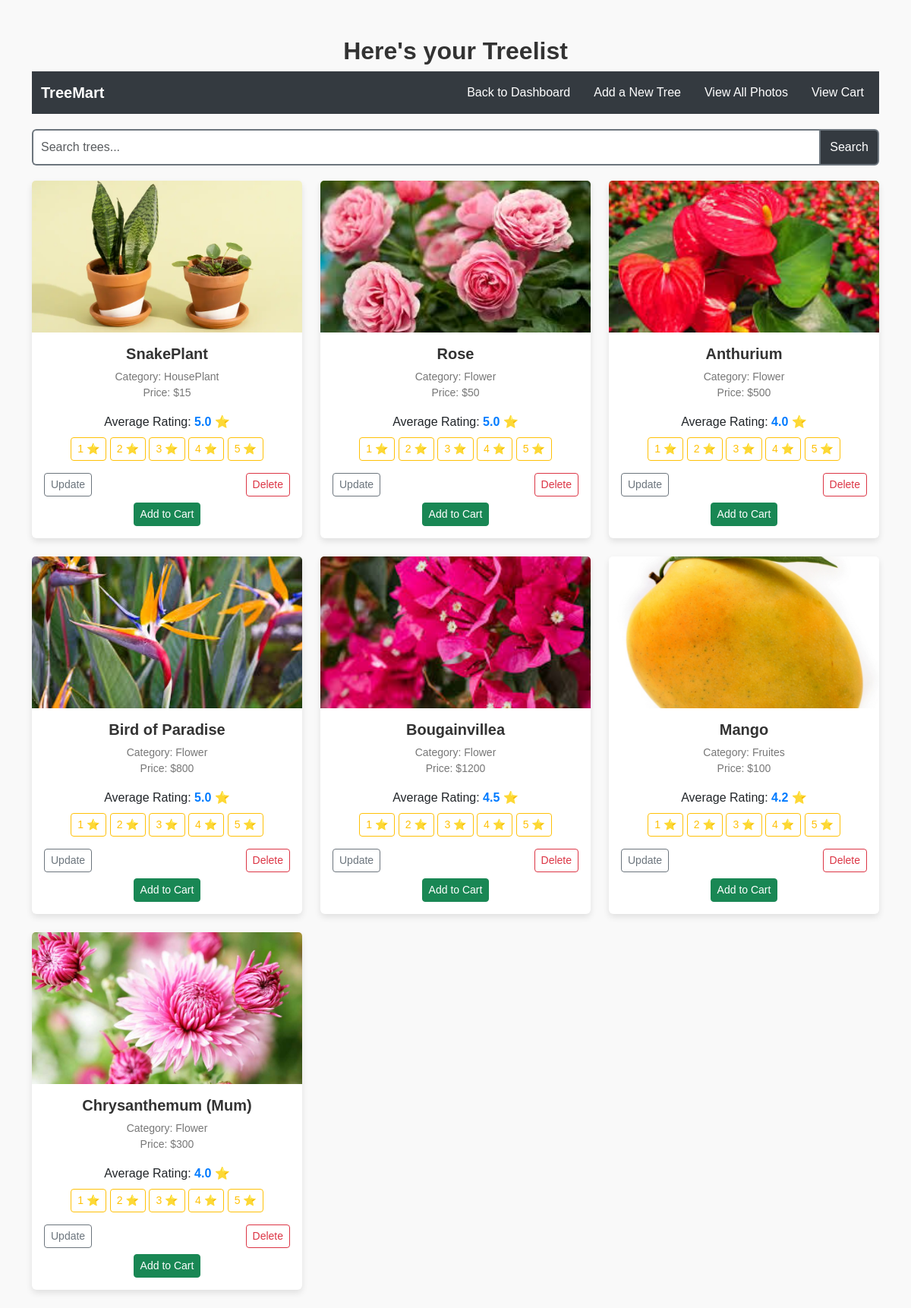
The app's page /trees/ with its own data.
### trees/models.py (models this page shows, shortened)
class Tree(models.Model):
    SEASON_CHOICES = [
        ('summer', 'Summer'),
        ('winter', 'Winter'),
        ('spring', 'Spring'),
        ('autumn', 'Autumn'),
        ('other', 'Other'),
    ]
    name = models.CharField(max_length=100)
    category = models.CharField(max_length=100)
    price = models.IntegerField(default=0)
    season = models.CharField(max_length=20, choices=SEASON_CHOICES, default='other')
    description = models.TextField(blank=True, null=True)
    care_tips = models.TextField(blank=True, null=True)
    image = models.ImageField(upload_to='tree_images/', null=True, blank=True)
    total_rating = models.IntegerField(default=0)
    num_ratings = models.IntegerField(default=0)
    @property
    def average_rating(self):
        if self.num_ratings == 0:
            return 0
        return round(self.total_rating / self.num_ratings, 1)

### trees/views.py (the view)
# urls.py: path('', views.tree_list, name='tree_list'),
def tree_list(request):
    query = request.GET.get('q', '')  # Get the search query from the request
    if query:
        trees = Tree.objects.filter(name__icontains=query)  # Filter trees by name
    else:
        trees = Tree.objects.all()  # If no query, show all trees
    context = {
        'trees': trees,
        'query': query,
    }
    return render(request, 'tree.html', context)

### templates/tree.html (shortened to what this page needs)
<!DOCTYPE html>
<html lang="en">
<head>
    <link rel="stylesheet" href="https://cdnjs.cloudflare.com/ajax/libs/bootstrap/5.3.0/css/bootstrap.min.css">
</head>
<body style="background-color: #f9f9f9; font-family: Arial, sans-serif;">
    <div class="container mt-5">
        <h2 class="text-center" style="color: #333; font-weight: bold;">Here's your Treelist</h2>
        <nav class="navbar navbar-expand-lg" style="background-color: #343a40; margin-bottom: 20px;">
            <div class="container-fluid">
                <a class="navbar-brand text-white" href="{% url 'homepage' %}" style="font-weight: bold;">TreeMart</a>
                <div class="navbar-nav">
                    <a class="nav-link text-white" href="{% url 'homepage' %}" style="margin-right: 15px;">Back to Dashboard</a>
                    <a class="nav-link text-white" href="{% url 'create-tree' %}" style="margin-right: 15px;">Add a New Tree</a>
                    <a class="nav-link text-white" href="{% url 'tree_list' %}" style="margin-right: 15px;">View All Photos</a>
                    <a class="nav-link text-white" href="{% url 'view_cart' %}">View Cart</a>
                </div>
            </div>
        </nav>
        <form method="GET" action="{% url 'tree_list' %}" style="margin-bottom: 20px;">
            <div class="input-group">
                <input type="text" name="q" class="form-control" placeholder="Search trees..." value="{{ request.GET.q }}"
                    style="border: 2px solid #6c757d; border-right: none; padding: 10px;">
                <button class="btn btn-primary" type="submit" style="border: 2px solid #6c757d; background-color: #343a40;">Search</button>
            </div>
        </form>
        <div class="row">
            {% for tree in trees %}
            <div class="col-md-4 mb-4">
                <div class="card" style="box-shadow: 0 4px 8px rgba(0,0,0,0.1); border: none;">
                    <img src="{{ tree.image.url }}" class="card-img-top" alt="{{ tree.name }}" style="height: 200px; object-fit: cover;">
                    <div class="card-body" style="text-align: center;">
                        <h5 class="card-title" style="color: #333; font-weight: bold;">{{ tree.name }}</h5>
                        <p class="card-text" style="color: #777; font-size: 14px;">
                            Category: {{ tree.category }} <br>
                            Price: ${{ tree.price }}
                        </p>
                        <p class="mb-2">
                            Average Rating:
                            <span id="average-rating-{{ tree.id }}" style="font-weight: bold; color: #007bff;">
                                {{ tree.average_rating }}
                            </span>
                            ⭐
                        </p>
                        <div>
                            {% for star in "12345" %}
                                <button
                                    class="btn btn-outline-warning btn-sm"
                                    onclick="rateTree({{ tree.id }}, {{ forloop.counter }})">
                                    {{ forloop.counter }} ⭐
                                </button>
                            {% endfor %}
                        </div>
                        <div class="d-flex justify-content-between mt-3">
                            <a href="{% url 'update-tree' tree.id %}" class="btn btn-outline-secondary btn-sm">Update</a>
                            <a href="{% url 'delete-tree' tree.id %}" class="btn btn-outline-danger btn-sm">Delete</a>
                        </div>
                        <a href="{% url 'add-to-cart' tree.id %}" class="btn btn-success btn-sm mt-2">Add to Cart</a>
                    </div>
                </div>
            </div>
            {% empty %}
            <div class="col-12">
                <p class="text-center text-muted" style="font-size: 16px;">No trees found.</p>
            </div>
            {% endfor %}
        </div>
    </div>
</body>
</html>

### records on screen
Tree: image (picture), name "SnakePlant", category "HousePlant", price "15", average_rating "5.0"
Tree: image (picture), name "Rose", category "Flower", price "50", average_rating "5.0"
Tree: image (picture), name "Anthurium", category "Flower", price "500", average_rating "4.0"
Tree: image (picture), name "Bird of Paradise", category "Flower", price "800", average_rating "5.0"
Tree: image (picture), name "Bougainvillea", category "Flower", price "1200", average_rating "4.5"
Tree: image (picture), name "Mango", category "Fruites", price "100", average_rating "4.2"
Tree: image (picture), name "Chrysanthemum (Mum)", category "Flower", price "300", average_rating "4.0"
